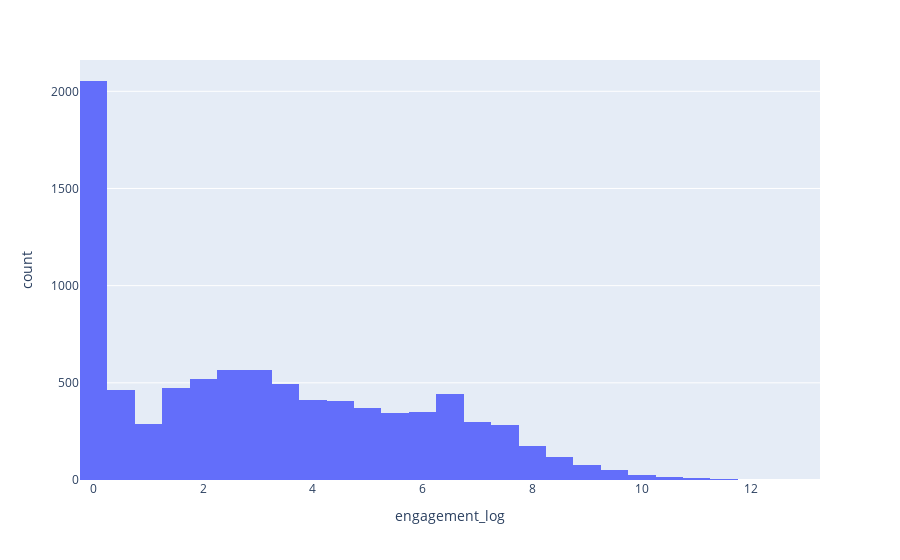

Notebook source saved alongside this figure:
### Markdown cell above
**Looking at the distribution of engagement**

### Code cell
fig = px.histogram(df, x='engagement_log', nbins=50)
fig.show()

### Figure 1 — Plotly figure (JSON) as saved in the notebook; plotly's stock layout.template omitted (floating-point values rounded to 4 significant figures; data arrays with more than 128 entries replaced by an {"elided": "..."} marker saying what was removed)
{"data": [{"alignmentgroup": "True", "bingroup": "x", "hovertemplate": "engagement_log=%{x}<br>count=%{y}<extra></extra>", "legendgroup": "", "marker": {"color": "#636efa", "pattern": {"shape": ""}}, "name": "", "nbinsx": 50, "offsetgroup": "", "orientation": "v", "showlegend": false, "type": "histogram", "x": {"elided": "8796 float values"}, "xaxis": "x", "yaxis": "y"}], "layout": {"barmode": "relative", "legend": {"tracegroupgap": 0}, "margin": {"t": 60}, "xaxis": {"anchor": "y", "domain": [0, 1], "title": {"text": "engagement_log"}}, "yaxis": {"anchor": "x", "domain": [0, 1], "title": {"text": "count"}}}}
